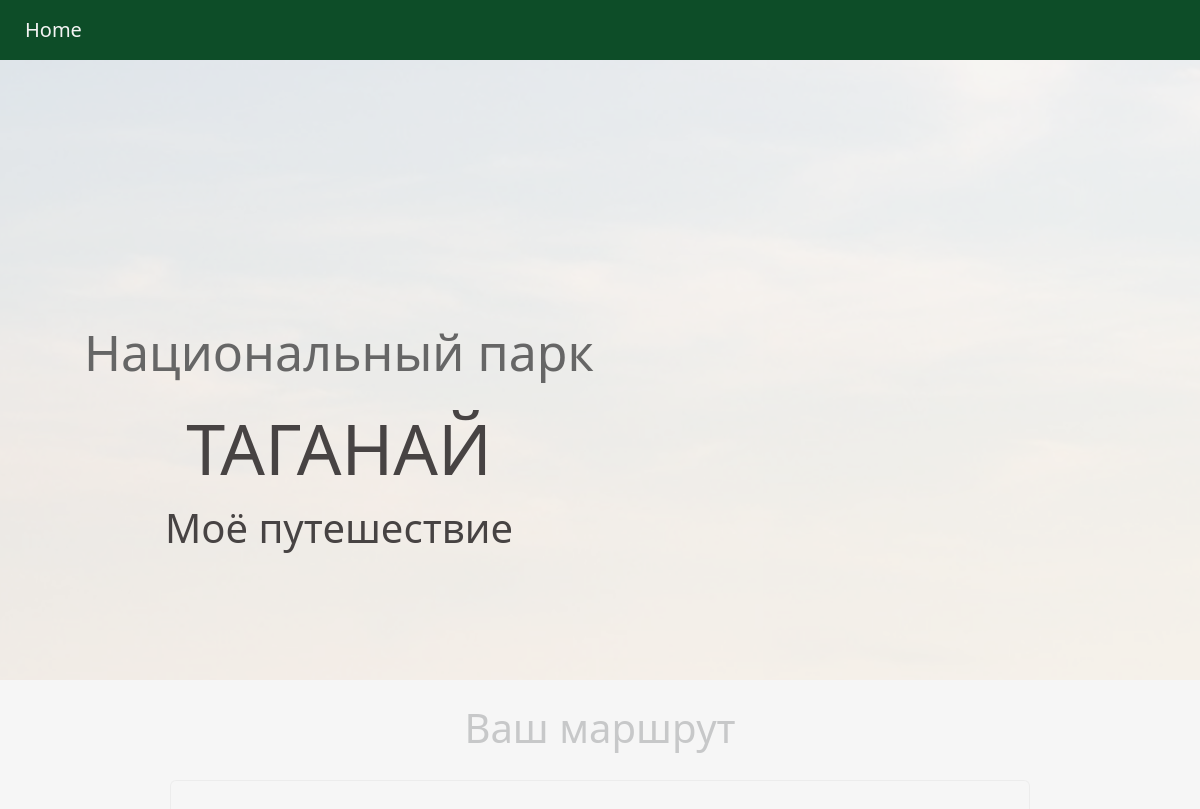
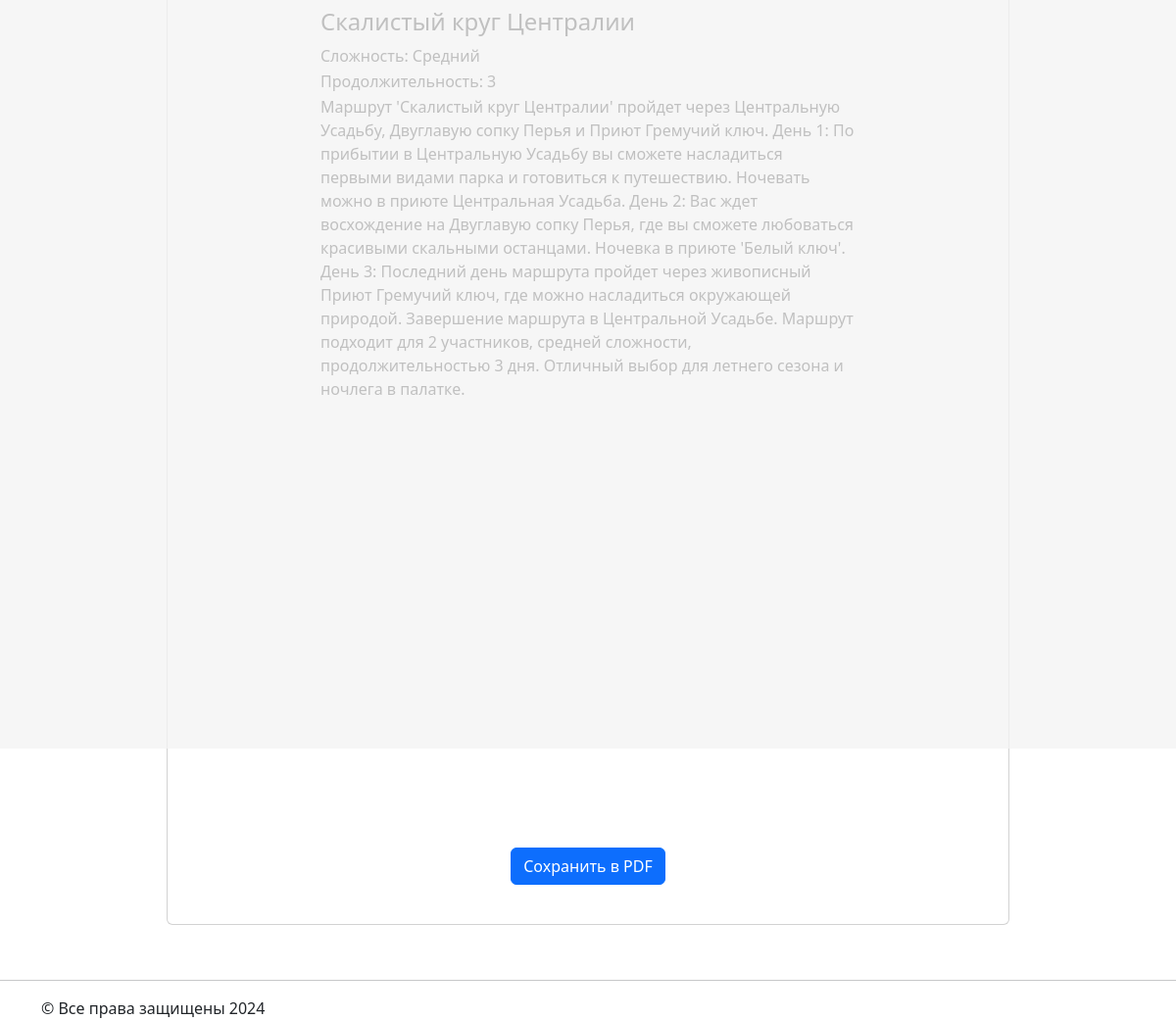
Page /route/13/ on the committed database (2 pictures, top to bottom).
### naturetrail/models.py (models this page shows)
class Route(models.Model):
    DIFICULT_CHOICES = (
        ("Лёгкий", "Лёгкий"),
        ("Средний", "Средний"),
        ("Сложный", "Сложный"),
        ("Выживание", "Выживание"),
    )
    name = models.CharField(max_length=320, default='generated-route')
    duration = models.PositiveSmallIntegerField()
    level_of_hardness = models.CharField(max_length=20,
                                         choices=DIFICULT_CHOICES, )
    description = models.TextField()
    price_of_accommodation = models.PositiveSmallIntegerField(default=0)
    picture = models.ImageField(upload_to='naturetrail/static/images', null=True)
    equipment = models.FileField(upload_to='equipments',null=True)
    water = models.CharField(max_length=320)
    points = models.ManyToManyField('Point', through='RoutePoint')

### naturetrail/views.py (the view)
# urls.py: path('route/<int:route_id>/', views.route_detail, name='route_detail'),
def route_detail(request, route_id):
    try:
        route = Route.objects.get(pk=route_id)
        data = prepare_data_for_ready_route(route)
    except Route.DoesNotExist:
        return render(request, 'error.html', {'error_message': 'Маршрут не найден'})
    print(data)
    return render(request, 'route_detail.html', data)

### naturetrail/views.py (called while the page is built)
def prepare_data_for_ready_route(_route):
    original_picture_path = _route.picture.name
    to_remove = "naturetrail/static/"
    picture_path = original_picture_path.removeprefix(to_remove)
    points = _route.points.all()
    points_data = [{'name': point.name, 'latitude': point.latitude, 'longitude': point.longitude} for point in points]
    return {
        'form': "form",
        'description_h': _route.description,
        'picture_h': picture_path,
        'name_h': _route.name,
        'dificult_h': _route.level_of_hardness,
        'water_h': _route.water,
        'duration_h': _route.duration,
        'points_data': json.dumps(points_data)
    }

### naturetrail/templates/route_detail.html (shortened to what this page needs)
<!DOCTYPE html>
<html lang="en">
<head>
    {% load static %}
    <link href="{% static 'css/bootstrap.min.css' %}" rel="stylesheet" type="text/css">
    <link href="/static/css/main.css" rel="stylesheet" type="text/css">
</head>
<body>
<nav class="navbar navbar-expand-lg fixed-top" id="menu">
    <a class="navbar-brand" href="/">Home</a>
</nav>
<header class="header_route_detail">
    <div class="overlay_route_detail"></div>
    <div class="container">
        <div class="row">
            <div class="col-md-6 d-flex justify-content-between">
                <div class="description text-center">
                    <h3>
                        <p>
                            Национальный парк
                        </p>
                        ТАГАНАЙ
                    </h3>
                    <div class="preview2">Моё путешествие</div>
                </div>
            </div>
        </div>
    </div>
</header>
<div class="gener" id="gener">
    <div class="container">
        <h1 class="text-center mt-4">Ваш маршрут</h1>
        <div class="row">
            <div class="one">
                <div class="card" id="card">
                    <div class="card-body" id="card-body">
                        <h4 class="card-title">{{name_h}}</h4>
                        <p class="card1-text">Сложность: {{ dificult_h }}</p>
                        <p class="card1-text">Продолжительность: {{ duration_h }}</p>
                        <p class="card-text4">{{ description_h }}</p>
                        <div id="map" style="width: 600px; height: 400px"></div>
                    </div>
                    <div class="container text-center mt-4">
                        <button id="save-pdf" class="btn btn-primary">Сохранить в PDF</button>
                    </div>
                </div>
            </div>
        </div>
    </div>
</div>
<hr>
<footer class="container">
    &copy; Все права защищены 2024
</footer>
</body>
</html>

### naturetrail/static/css/main.css (style rules this page uses)
.navbar { background:#0d4d28; padding: 10px 10px 10px 10px; }
.nav-link , .navbar-brand { margin-left: 15px; color: #f4f4f4; cursor: pointer; }
.header_route_detail { height: 85vh; background-image: url('/static/img/taganay_main_fon1.jpg'); background-attachment: fixed; background-size: cover; background-position: center; }
.overlay_route_detail { position: absolute; height: 85%; min-width: 100%; left: 0; top: 0; background: rgba(244, 244, 244, 0.79); z-index: 1; }
.description { position: absolute; top: 15%; margin: 5px 30px 30px 10px; padding: 2em; z-index: 2; }
.description h3 { font-size: 70px; color:#474343 ; }
.description p { text-align: center; color:#666; font-size: 50px; width:100%; line-height: 1.5; }
.card1-text { margin-bottom:2px; color:#000000; }
.preview2 { font-size: 40px; color:#474343; }
.one { padding: 20px 140px 40px 140px; text-aligin:center; }
.gener .card { padding: 20px 140px 40px 140px; }
.card-text4 { font-size:18; }
.card-body { text-decoration: none; color: black; }

### rows in the picture
Route: name "Скалистый круг Централии", level_of_hardness "Средний", description "Маршрут 'Скалистый круг Централии' пройдет через Центральную Усадьбу, Двуглавую сопку Перья и Приют Гремучий ключ. День 1: По прибытии в Центральную Усадьбу вы сможете насладиться первыми видами парка и готовиться к путешествию. Ночевать можно в приюте Центральная Усадьба. День 2: Вас ждет восхождение на Двуглавую сопку Перья, где вы сможете любоваться красивыми скальными останцами. Ночевка в приюте 'Белый ключ'. День 3: Последний день маршрута пройдет через живописный Приют Гремучий ключ, где можно насладиться окружающей природой. Завершение маршрута в Центральной Усадьбе. Маршрут подходит для 2 участников, средней сложности, продолжительностью 3 дня. Отличный выбор для летнего сезона и…"

### other values in the picture
{{ duration_h }} "3"
